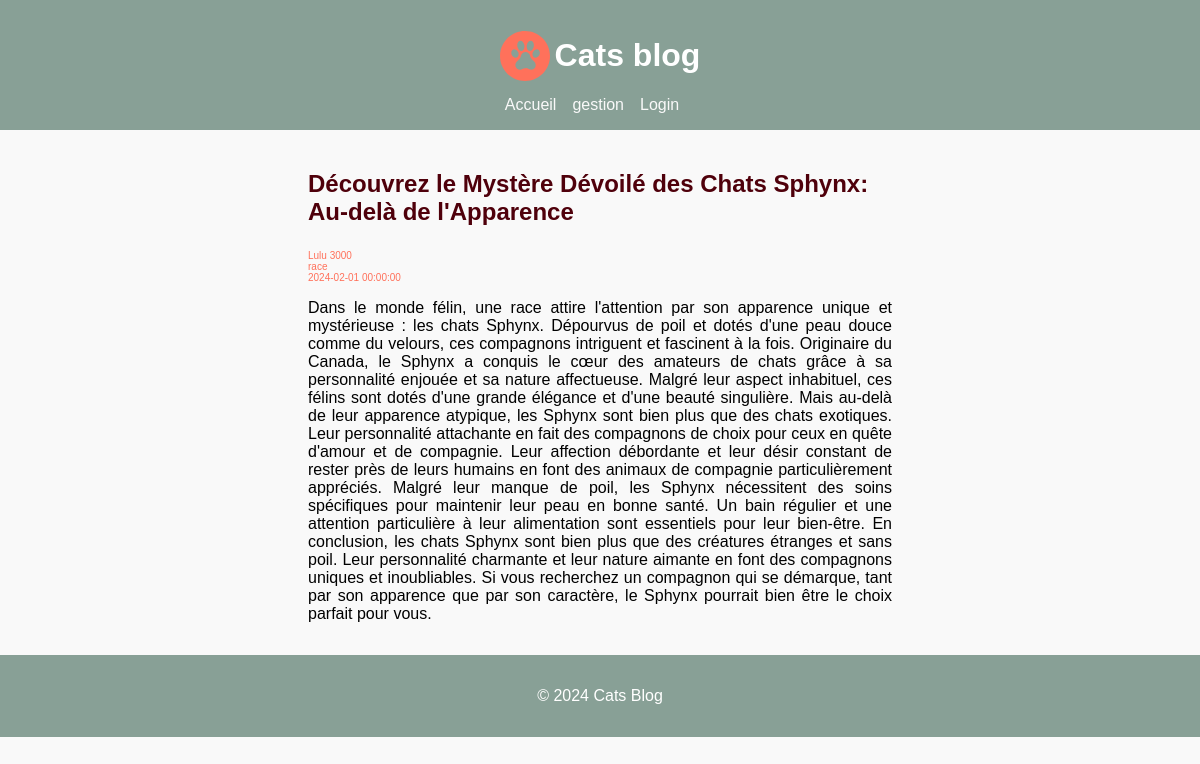
Screenshot of /article/4 with the database file from the repository.
### app/models.py (models this page shows, shortened)
class Article(db.Model):
    id = db.Column(db.Integer, primary_key=True)
    title = db.Column(db.String(140))
    theme = db.Column(db.String(140))
    body = db.Column(db.Text)
    timestamp = db.Column(db.DateTime, index=True, default=datetime.utcnow)
    author_id = db.Column(db.String(140))
    THEMES = ["race", "nourriture", "jeux"]

### app/routes.py (the view)
@app.route('/article/<int:id>')
def article(id):
    article = Article.query.get_or_404(id)
    return render_template('article.html', title='Article', article=article)

### app/templates/article.html
{% extends "base.html" %}
{% block content %}
  <div class="article">
    <h2 class="article__title">{{ article.title }}</h2>
    <p class="article__elt">{{ article.author_id }}</p>
    <p class="article__elt">{{ article.theme }}</p>
    <p class="article__elt">{{ article.timestamp }}</p>
    <p class="article__body">{{ article.body }}</p>
  </div>
{% endblock %}

### app/static/style.css (style rules this page uses)
body { font-family: Arial, sans-serif; margin: 0; padding: 0; background-color: #f9f9f9; color: black; }
h2 { margin: auto; color: #4F000B; }
.article { width: 50%; margin: auto; }
.article__title { margin: 1em 0px; }
.article__elt { font-size: 10px; color: #FF715B; padding: 0px; margin: 0px; }
.article__body { text-align: justify; }

### rows the page displays
Article: title "Découvrez le Mystère Dévoilé des Chats Sphynx: Au-delà de l'Apparence", author_id "Lulu 3000", theme "race", timestamp "2024-02-01 00:00:00", body "Dans le monde félin, une race attire l'attention par son apparence unique et mystérieuse : les chats Sphynx. Dépourvus de poil et dotés d'une peau douce comme du velours, ces compagnons intriguent et fascinent à la fois. Originaire du Canada, le Sphynx a conquis le cœur des amateurs de chats grâce à sa personnalité enjouée et sa nature affectueuse. Malgré leur aspect inhabituel, ces félins sont dotés d'une grande élégance et d'une beauté singulière. Mais au-delà de leur apparence atypique, les Sphynx sont bien plus que des chats exotiques. Leur personnalité attachante en fait des compagnons de choix pour ceux en quête d'amour et de compagnie. Leur affection débordante et leur désir constant…"
